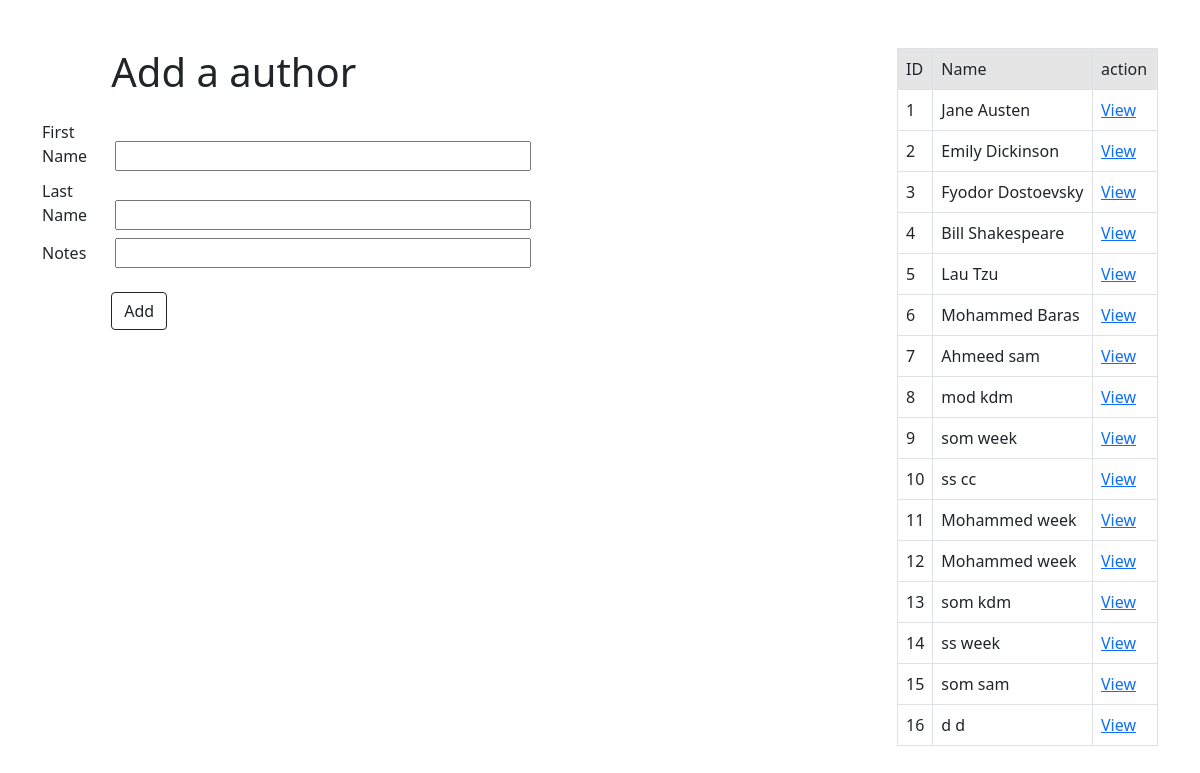
The app's page /authors with its own data.
### Books_Authors_app/models.py (models this page shows)
class Author(models.Model):
    first_name = models.CharField(max_length=45)
    last_name = models.CharField(max_length=45)
    notes =models.TextField()
    books=models.ManyToManyField(Book, related_name="authors")
    created_at = models.DateTimeField(auto_now_add=True)
    updated_at = models.DateTimeField(auto_now=True)

### Books_Authors_app/views.py (the view)
# urls.py: path('authors', views.all_author),
def all_author(request):
    context = {
        'all_author': Author.objects.all(),
    }
    return render(request,'author.html', context)

### Books_Authors_app/templates/author.html (shortened to what this page needs)
<!DOCTYPE html>
<html lang="en">
<head>
    <link href="https://cdn.jsdelivr.net/npm/bootstrap@5.0.0-beta1/dist/css/bootstrap.min.css" rel="stylesheet"
>
</head>
<body class="container mt-5">
    <div class="row">
        <div class="col">
            <h1 class="offset-sm-1 mb-4">Add a author</h1>
            <div class="form-group">
                <form action="/add_author" method="post">
                    <div class="mb-2 ">
                        <div class="mb-2">
                            <label  class="col-1">First Name </label>
                            <input type="text" name="first_name"  class=" col-6 ml-3" />
                        </div>
                        <div class="mb-2">
                            <label class="col-1">Last Name </label>
                            <input type="text" name="last_name"  class=" col-6 ml-3" />
                        </div>
                        <div class="mb-2">
                            <label class="col-1">Notes </label>
                            <input type="text" name="notes"  class=" col-6 ml-3" />
                        </div>
                    </div>
            </div>
            <button type="submit" class="btn btn-outline-dark offset-sm-1 mt-3 ">Add </button>
        </div>
        <div class="col col-3">
        <table  class="table table-bordered ">
            <thead>
                <tr class="table-active">
                    <td class="col-1">ID</td>
                    <td>Name</td>
                    <td class="col-3">action</td>
                </tr>
            </thead>
            {% for author in all_author %}
            <tr>
                <td>{{author.id}}</td>
                <td>{{author.first_name}} {{author.last_name}}</td>
                <td><a href="/authors/{{author.id}}">View</a></td>
            </tr>
            {% endfor %}
        </table>
    </div>
    </div>
</body>
</html>

### records on screen
Author: id "1", first_name "Jane", last_name "Austen"
Author: id "2", first_name "Emily", last_name "Dickinson"
Author: id "3", first_name "Fyodor", last_name "Dostoevsky"
Author: id "4", first_name "Bill", last_name "Shakespeare"
Author: id "5", first_name "Lau", last_name "Tzu"
Author: id "6", first_name "Mohammed", last_name "Baras"
Author: id "7", first_name "Ahmeed", last_name "sam"
Author: id "8", first_name "mod", last_name "kdm"
Author: id "9", first_name "som", last_name "week"
Author: id "10", first_name "ss", last_name "cc"
Author: id "11", first_name "Mohammed", last_name "week"
Author: id "12", first_name "Mohammed", last_name "week"
Author: id "13", first_name "som", last_name "kdm"
Author: id "14", first_name "ss", last_name "week"
Author: id "15", first_name "som", last_name "sam"
Author: id "16", first_name "d", last_name "d"
